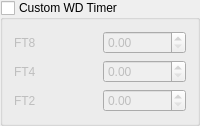
        <widget class="QGroupBox" name="gb_WD_Timer">
         <property name="toolTip">
          <string>&lt;html&gt;&lt;head/&gt;&lt;body&gt;&lt;p&gt;Different WD timeouts for each mode.&lt;/p&gt;&lt;/body&gt;&lt;/html&gt;</string>
         </property>
         <property name="title">
          <string>Custom WD Timer</string>
         </property>
         <property name="checkable">
          <bool>true</bool>
         </property>
         <property name="checked">
          <bool>false</bool>
         </property>
         <layout class="QGridLayout" name="gridLayout_19">
          <item row="1" column="0">
           <widget class="QLabel" name="label_17">
            <property name="text">
             <string>FT4</string>
            </property>
           </widget>
          </item>
          <item row="0" column="1">
           <widget class="QDoubleSpinBox" name="sb_WD_FT8">
            <property name="decimals">
             <number>2</number>
            </property>
            <property name="singleStep">
             <double>0.250000000000000</double>
            </property>
           </widget>
          </item>
          <item row="0" column="0">
           <widget class="QLabel" name="label_16">
            <property name="text">
             <string>FT8</string>
            </property>
           </widget>
          </item>
          <item row="1" column="1">
           <widget class="QDoubleSpinBox" name="sb_WD_FT4">
            <property name="decimals">
             <number>2</number>
            </property>
            <property name="singleStep">
             <double>0.250000000000000</double>
            </property>
           </widget>
          </item>
          <item row="2" column="0">
           <widget class="QLabel" name="label_WD_FT2">
            <property name="text">
             <string>FT2</string>
            </property>
           </widget>
          </item>
          <item row="2" column="1">
           <widget class="QDoubleSpinBox" name="sb_WD_FT2">
            <property name="decimals">
             <number>2</number>
            </property>
            <property name="singleStep">
             <double>0.250000000000000</double>
            </property>
           </widget>
          </item>
         </layout>
        </widget>
